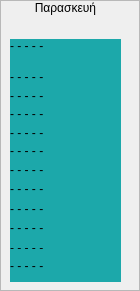
         <widget class="QFrame" name="friday_fm">
          <property name="styleSheet">
           <string notr="true"/>
          </property>
          <property name="frameShape">
           <enum>QFrame::StyledPanel</enum>
          </property>
          <property name="frameShadow">
           <enum>QFrame::Raised</enum>
          </property>
          <widget class="QLabel" name="label_10">
           <property name="geometry">
            <rect>
             <x>0</x>
             <y>0</y>
             <width>131</width>
             <height>16</height>
            </rect>
           </property>
           <property name="layoutDirection">
            <enum>Qt::RightToLeft</enum>
           </property>
           <property name="styleSheet">
            <string notr="true">color: &quot;#D9B08C&quot;;</string>
           </property>
           <property name="text">
            <string>Παρασκευή</string>
           </property>
           <property name="alignment">
            <set>Qt::AlignCenter</set>
           </property>
          </widget>
          <widget class="QLabel" name="friday_1830">
           <property name="geometry">
            <rect>
             <x>10</x>
             <y>134</y>
             <width>111</width>
             <height>33</height>
            </rect>
           </property>
           <property name="styleSheet">
            <string notr="true">background-color: rgb(28, 168, 170);</string>
           </property>
           <property name="text">
            <string>- - - - -</string>
           </property>
           <property name="wordWrap">
            <bool>true</bool>
           </property>
          </widget>
          <widget class="QLabel" name="friday_1600">
           <property name="geometry">
            <rect>
             <x>10</x>
             <y>39</y>
             <width>111</width>
             <height>33</height>
            </rect>
           </property>
           <property name="styleSheet">
            <string notr="true">background-color: rgb(28, 168, 170);</string>
           </property>
           <property name="text">
            <string>- - - - -</string>
           </property>
           <property name="alignment">
            <set>Qt::AlignLeading|Qt::AlignLeft|Qt::AlignTop</set>
           </property>
           <property name="wordWrap">
            <bool>true</bool>
           </property>
          </widget>
          <widget class="QLabel" name="friday_1730">
           <property name="geometry">
            <rect>
             <x>10</x>
             <y>97</y>
             <width>111</width>
             <height>33</height>
            </rect>
           </property>
           <property name="styleSheet">
            <string notr="true">background-color: rgb(28, 168, 170);</string>
           </property>
           <property name="text">
            <string>- - - - -</string>
           </property>
           <property name="wordWrap">
            <bool>true</bool>
           </property>
          </widget>
          <widget class="QLabel" name="friday_2000">
           <property name="geometry">
            <rect>
             <x>10</x>
             <y>192</y>
             <width>111</width>
             <height>33</height>
            </rect>
           </property>
           <property name="styleSheet">
            <string notr="true">background-color: rgb(28, 168, 170);</string>
           </property>
           <property name="text">
            <string>- - - - -</string>
           </property>
           <property name="wordWrap">
            <bool>true</bool>
           </property>
          </widget>
          <widget class="QLabel" name="friday_1900">
           <property name="geometry">
            <rect>
             <x>10</x>
             <y>153</y>
             <width>111</width>
             <height>33</height>
            </rect>
           </property>
           <property name="styleSheet">
            <string notr="true">background-color: rgb(28, 168, 170);</string>
           </property>
           <property name="text">
            <string>- - - - -</string>
           </property>
           <property name="wordWrap">
            <bool>true</bool>
           </property>
          </widget>
          <widget class="QLabel" name="friday_1800">
           <property name="geometry">
            <rect>
             <x>10</x>
             <y>116</y>
             <width>111</width>
             <height>33</height>
            </rect>
           </property>
           <property name="styleSheet">
            <string notr="true">background-color: rgb(28, 168, 170);</string>
           </property>
           <property name="text">
            <string>- - - - -</string>
           </property>
           <property name="wordWrap">
            <bool>true</bool>
           </property>
          </widget>
          <widget class="QLabel" name="friday_2030">
           <property name="geometry">
            <rect>
             <x>10</x>
             <y>211</y>
             <width>111</width>
             <height>33</height>
            </rect>
           </property>
           <property name="styleSheet">
            <string notr="true">background-color: rgb(28, 168, 170);</string>
           </property>
           <property name="text">
            <string>- - - - -</string>
           </property>
           <property name="wordWrap">
            <bool>true</bool>
           </property>
          </widget>
          <widget class="QLabel" name="friday_2100">
           <property name="geometry">
            <rect>
             <x>10</x>
             <y>231</y>
             <width>111</width>
             <height>33</height>
            </rect>
           </property>
           <property name="styleSheet">
            <string notr="true">background-color: rgb(28, 168, 170);</string>
           </property>
           <property name="text">
            <string>- - - - -</string>
           </property>
           <property name="wordWrap">
            <bool>true</bool>
           </property>
          </widget>
          <widget class="QLabel" name="friday_1700">
           <property name="geometry">
            <rect>
             <x>10</x>
             <y>79</y>
             <width>111</width>
             <height>33</height>
            </rect>
           </property>
           <property name="styleSheet">
            <string notr="true">background-color: rgb(28, 168, 170);</string>
           </property>
           <property name="text">
            <string>- - - - -</string>
           </property>
           <property name="wordWrap">
            <bool>true</bool>
           </property>
          </widget>
          <widget class="QLabel" name="friday_1630">
           <property name="geometry">
            <rect>
             <x>10</x>
             <y>60</y>
             <width>111</width>
             <height>33</height>
            </rect>
           </property>
           <property name="styleSheet">
            <string notr="true">background-color: rgb(28, 168, 170);</string>
           </property>
           <property name="text">
            <string>- - - - -</string>
           </property>
           <property name="wordWrap">
            <bool>true</bool>
           </property>
          </widget>
          <widget class="QLabel" name="friday_1930">
           <property name="geometry">
            <rect>
             <x>10</x>
             <y>172</y>
             <width>111</width>
             <height>33</height>
            </rect>
           </property>
           <property name="styleSheet">
            <string notr="true">background-color: rgb(28, 168, 170);</string>
           </property>
           <property name="text">
            <string>- - - - -</string>
           </property>
           <property name="wordWrap">
            <bool>true</bool>
           </property>
          </widget>
          <widget class="QLabel" name="friday_2130">
           <property name="geometry">
            <rect>
             <x>10</x>
             <y>249</y>
             <width>111</width>
             <height>33</height>
            </rect>
           </property>
           <property name="styleSheet">
            <string notr="true">background-color: rgb(28, 168, 170);</string>
           </property>
           <property name="text">
            <string>- - - - -</string>
           </property>
           <property name="wordWrap">
            <bool>true</bool>
           </property>
          </widget>
         </widget>
